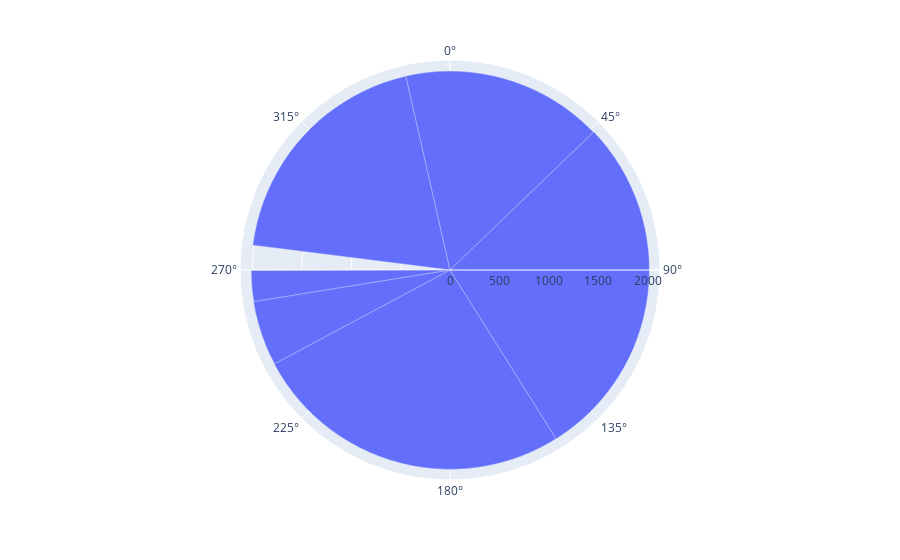

Source (notebook cell):
### Code cell
px.bar_polar(r=years, theta=sales)

### Figure 1 — Plotly figure (JSON) as saved in the notebook; plotly's stock layout.template omitted (floating-point values rounded to 4 significant figures)
{"data": [{"hovertemplate": "r=%{r}<br>theta=%{theta}<extra></extra>", "legendgroup": "", "marker": {"color": "#636efa", "pattern": {"shape": ""}}, "name": "", "r": [2010, 2011, 2012, 2013, 2014, 2015, 2016, 2017, 2018, 2019], "showlegend": false, "subplot": "polar", "theta": [4389, 2187, 2848, 3819, 1478, 1290, 3043, 4853, 3431, 1177], "type": "barpolar"}], "layout": {"barmode": "relative", "legend": {"tracegroupgap": 0}, "margin": {"t": 60}, "polar": {"angularaxis": {"direction": "clockwise", "rotation": 90}, "domain": {"x": [0, 1], "y": [0, 1]}}}}
